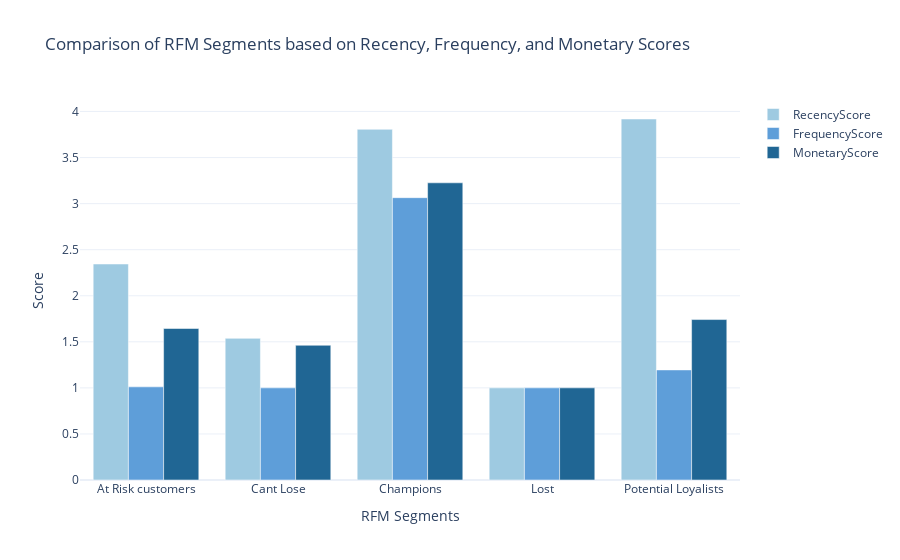

This figure's notebook cell:
### Code cell
segment_scores = df.groupby('RFM Customer Segments')[['RecencyScore', 'FrequencyScore', 'MonetaryScore']].mean().reset_index()

fig = go.Figure()

fig.add_trace(go.Bar(
    x=segment_scores['RFM Customer Segments'],
    y=segment_scores['RecencyScore'],
    name='RecencyScore',
    marker_color='rgb(158,202,225)'
))

fig.add_trace(go.Bar(
    x=segment_scores['RFM Customer Segments'],
    y=segment_scores['FrequencyScore'],
    name='FrequencyScore',
    marker_color='rgb(94,158,217)'
))

fig.add_trace(go.Bar(
    x=segment_scores['RFM Customer Segments'],
    y=segment_scores['MonetaryScore'],
    name='MonetaryScore',
    marker_color='rgb(32,102,148)'
))

fig.update_layout(
    title='Comparison of RFM Segments based on Recency, Frequency, and Monetary Scores',
    xaxis_title='RFM Segments',
    yaxis_title='Score',
    barmode='group',
    showlegend=True
)
fig.show()

### Figure 1 — Plotly figure (JSON) as saved in the notebook; plotly's stock layout.template omitted (floating-point values rounded to 4 significant figures)
{"data": [{"marker": {"color": "rgb(158,202,225)"}, "name": "RecencyScore", "type": "bar", "x": ["At Risk customers", "Cant Lose", "Champions", "Lost", "Potential Loyalists"], "y": [2.344, 1.538, 3.806, 1, 3.918]}, {"marker": {"color": "rgb(94,158,217)"}, "name": "FrequencyScore", "type": "bar", "x": ["At Risk customers", "Cant Lose", "Champions", "Lost", "Potential Loyalists"], "y": [1.011, 1, 3.065, 1, 1.195]}, {"marker": {"color": "rgb(32,102,148)"}, "name": "MonetaryScore", "type": "bar", "x": ["At Risk customers", "Cant Lose", "Champions", "Lost", "Potential Loyalists"], "y": [1.644, 1.462, 3.226, 1, 1.742]}], "layout": {"autosize": true, "barmode": "group", "showlegend": true, "title": {"text": "Comparison of RFM Segments based on Recency, Frequency, and Monetary Scores"}, "xaxis": {"autorange": true, "range": [-0.5, 4.5], "title": {"text": "RFM Segments"}, "type": "category"}, "yaxis": {"autorange": true, "range": [0, 4.125], "title": {"text": "Score"}, "type": "linear"}}}
